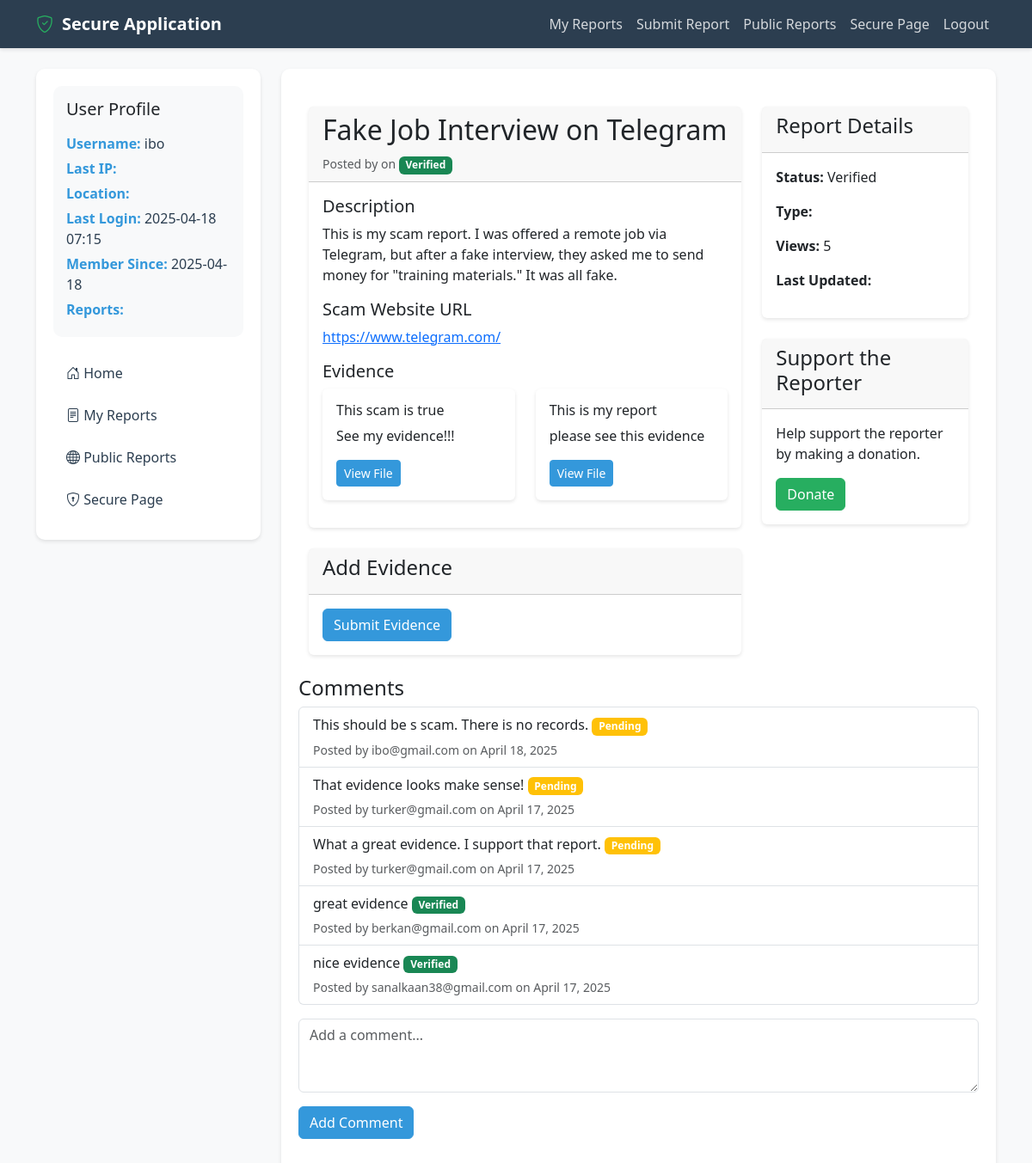
Screenshot of /add-comment/1/ (signed in) with the database file from the repository.
### myapp/models.py (models this page shows, shortened)
class ScamReport(models.Model):
    REPORT_TYPES = [
        ('investment', 'Investment Scam'),
        ('shopping', 'Shopping Scam'),
        ('banking', 'Banking Scam'),
        ('social', 'Social Media Scam'),
        ('other', 'Other')
    ]
    STATUS_CHOICES = [
        ('pending', 'Pending'),
        ('verified', 'Verified'),
        ('rejected', 'Rejected')
    ]
    reporter = models.ForeignKey(
        User,
        on_delete=models.SET_NULL,
        null=True,
        related_name='submitted_reports',
        help_text='User who submitted this report'
    )
    report_type = models.CharField(max_length=20, choices=REPORT_TYPES)
    title = models.CharField(max_length=200)
    description = models.TextField()
    scam_url = models.URLField(blank=True, null=True)
    domain_age = models.CharField(max_length=100, blank=True, null=True)
    domain_registrar = models.CharField(max_length=200, blank=True, null=True)
    domain_country = models.CharField(max_length=100, blank=True, null=True)
    is_blacklisted = models.BooleanField(default=False)
    blacklist_details = models.TextField(blank=True, null=True)
    status = models.CharField(max_length=20, choices=STATUS_CHOICES, default='pending')
    is_public = models.BooleanField(default=True)
    submission_date = models.DateTimeField(auto_now_add=True)
    last_updated = models.DateTimeField(auto_now=True)
    view_count = models.IntegerField(default=0)
    is_flagged = models.BooleanField(default=False)
    flag_reason = models.TextField(blank=True, null=True)
    flagged_by = models.ForeignKey(User, on_delete=models.SET_NULL, null=True, blank=True, related_name='flagged_reports')
    verified_by = models.ForeignKey(User, on_delete=models.SET_NULL, null=True, blank=True, related_name='verified_reports')
    verification_date = models.DateTimeField(null=True, blank=True)
    views = models.IntegerField(default=0)
    class Meta:
        ordering = ['-submission_date']
        verbose_name = 'Scam Report'
        verbose_name_plural = 'Scam Reports'

class ReportEvidence(models.Model):
    report = models.ForeignKey(ScamReport, on_delete=models.CASCADE, related_name='evidence')
    user = models.ForeignKey(User, on_delete=models.CASCADE)
    title = models.CharField(max_length=200)
    description = models.TextField()
    file = models.FileField(upload_to='evidence/')
    uploaded_at = models.DateTimeField(auto_now_add=True)
    is_verified = models.BooleanField(default=False)
    verified_by = models.ForeignKey(
        User,
        on_delete=models.SET_NULL,
        null=True,
        blank=True,
        related_name='verified_evidence'
    )
    verification_date = models.DateTimeField(null=True, blank=True)
    class Meta:
        ordering = ['-uploaded_at']

class ReportComment(models.Model):
    report = models.ForeignKey(ScamReport, on_delete=models.CASCADE, related_name='comments')
    user = models.ForeignKey(User, on_delete=models.CASCADE)
    content = models.TextField()
    created_at = models.DateTimeField(auto_now_add=True)
    is_verified = models.BooleanField(default=False)
    verified_by = models.ForeignKey(
        User,
        on_delete=models.SET_NULL,
        null=True,
        blank=True,
        related_name='verified_comments'
    )
    verification_date = models.DateTimeField(null=True, blank=True)
    class Meta:
        ordering = ['-created_at']

### myapp/views.py (the view)
# urls.py: path('add-comment/<int:report_id>/', views.add_comment, name='add_comment'),
@login_required
def add_comment(request, report_id):
    report = get_object_or_404(ScamReport, id=report_id)
    if request.method == 'POST':
        form = CommentForm(request.POST)
        if form.is_valid():
            comment = form.save(commit=False)
            comment.report = report
            comment.user = request.user
            comment.save()
            messages.success(request, 'Your comments has been added successfully.')
            return redirect('view_report', report_id=report.id)
    else:
        form = CommentForm()
    return render(request, 'view_report.html', {'report': report, 'comment_form': form})

### myapp/forms.py
class CommentForm(forms.ModelForm):
    class Meta:
        model = ReportComment
        fields = ['content']
        labels = {
            'content': 'Comment'
        }
        widgets = {
            'content': forms.Textarea(attrs={'rows': 3, 'class': 'form-control'})
        }
    def __init__(self, *args, **kwargs):
        super().__init__(*args, **kwargs)
        self.helper = FormHelper()
        self.helper.layout = Layout(
            Field('content'),
            ButtonHolder(
                Submit('submit', 'Post Comment', css_class='btn-primary')
            )
        )

### myapp/templates/view_report.html (shortened to what this page needs)
{% extends 'base.html' %}
{% load crispy_forms_tags %}
{% block content %}
<div class="container mt-4">
    <div class="row">
        <div class="col-md-8">
            <div class="card mb-4">
                <div class="card-header">
                    <h2>{{ report.title }}</h2>
                    <div class="text-muted">
                        <small>Posted by {{ report.user.email }} on {{ report.created_at|date:"F d, Y" }}</small>
                        <span class="badge {% if report.status == 'verified' %}bg-success{% elif report.status == 'pending' %}bg-warning{% else %}bg-danger{% endif %}">
                            {{ report.get_status_display }}
                        </span>
                    </div>
                </div>
                <div class="card-body">
                    <h5>Description</h5>
                    <p>{{ report.description }}</p>
                    <h5>Scam Website URL</h5>
                    <p><a href="{{ report.scam_url }}" target="_blank">{{ report.scam_url }}</a></p>
                    <h5>Evidence</h5>
                    {% if report.evidence.all %}
                        <div class="row">
                            {% for evidence in report.evidence.all %}
                            <div class="col-md-6 mb-3">
                                <div class="card">
                                    <div class="card-body">
                                        <h6>{{ evidence.title }}</h6>
                                        <p>{{ evidence.description }}</p>
                                        {% if evidence.file %}
                                        <a href="{{ evidence.file.url }}" class="btn btn-sm btn-primary" target="_blank">View File</a>
                                        {% endif %}
                                    </div>
                                </div>
                            </div>
                            {% endfor %}
                        </div>
                    {% else %}
                        <p>No evidence provided.</p>
                    {% endif %}
                </div>
            </div>
            {% if user.is_authenticated %}
            <div class="card mb-4">
                <div class="card-header">
                    <h4>Add Evidence</h4>
                </div>
                <div class="card-body">
                    <form method="post" enctype="multipart/form-data">
                        <button type="submit" class="btn btn-primary">Submit Evidence</button>
                    </form>
                </div>
            </div>
            {% endif %}
        </div>
        <div class="col-md-4">
            <div class="card mb-4">
                <div class="card-header">
                    <h4>Report Details</h4>
                </div>
                <div class="card-body">
                    <p><strong>Status:</strong> {{ report.get_status_display }}</p>
                    <p><strong>Type:</strong> {{ report.get_type_display }}</p>
                    <p><strong>Views:</strong> {{ report.views }}</p>
                    <p><strong>Last Updated:</strong> {{ report.updated_at|date:"F d, Y" }}</p>
                </div>
            </div>
            {% if user.is_authenticated %}
            <div class="card mb-4">
                <div class="card-header">
                    <h4>Support the Reporter</h4>
                </div>
                <div class="card-body">
                    <p>Help support the reporter by making a donation.</p>
                    <a href="{% url 'donate' report.id %}" class="btn btn-success btn-block">Donate</a>
                </div>
            </div>
            {% else %}
            <div class="card mb-4">
                <div class="card-body">
                    <p>Please <a href="{% url 'login' %}">log in</a> to support the reporter.</p>
                </div>
            </div>
            {% endif %}
        </div>
    </div>
</div>
<div class="comments-section mb-4">
    <h4>Comments</h4>
    {% if report.comments.all %}
        <div class="list-group">
            {% for comment in report.comments.all %}
                <div class="list-group-item">
                    <div class="d-flex justify-content-between align-items-center">
                        <div>
                            <p class="mb-1">
                                {{ comment.content }}
                                {% if comment.is_verified %}
                                    <span class="badge bg-success">Verified</span>
                                {% else %}
                                    <span class="badge bg-warning">Pending</span>
                                {% endif %}
                            </p>
                            <small class="text-muted">Posted by {{ comment.user.email }} on {{ comment.created_at|date:"F d, Y" }}</small>
                        </div>
                    </div>
                </div>
            {% endfor %}
        </div>
    {% else %}
        <p class="text-muted">No comments yet.</p>
    {% endif %}
    {% if user.is_authenticated %}
        <form method="post" action="{% url 'add_comment' report.id %}" class="mt-3">
            <div class="mb-3">
                <textarea class="form-control" name="content" rows="3" placeholder="Add a comment..." required></textarea>
            </div>
            <button type="submit" class="btn btn-primary">Add Comment</button>
        </form>
    {% else %}
        <p class="mt-3">Please <a href="{% url 'login' %}">log in</a> to add a comment.</p>
    {% endif %}
</div>
{% endblock %}

### myapp/templates/base.html (shortened to what this page needs)
{% load static %}
<!DOCTYPE html>
<html lang="en">
<head>
    <link href="https://cdn.jsdelivr.net/npm/bootstrap@5.3.0/dist/css/bootstrap.min.css" rel="stylesheet">
    <link rel="stylesheet" href="https://cdn.jsdelivr.net/npm/bootstrap-icons@1.11.0/font/bootstrap-icons.css">
</head>
<body>
    <nav class="navbar navbar-expand-lg navbar-dark">
        <div class="container">
            <a class="navbar-brand" href="{% url 'home' %}">
                <i class="bi bi-shield-check"></i>
                Secure Application
            </a>
            <div class="collapse navbar-collapse" id="navbarNav">
                <ul class="navbar-nav ms-auto">
                    {% if user.is_authenticated %}
                        <li class="nav-item">
                            <a class="nav-link" href="{% url 'my_reports' %}">My Reports</a>
                        </li>
                        <li class="nav-item">
                            <a class="nav-link" href="{% url 'submit_report' %}">Submit Report</a>
                        </li>
                        <li class="nav-item">
                            <a class="nav-link" href="{% url 'public_reports' %}">Public Reports</a>
                        </li>
                        <li class="nav-item">
                            <a class="nav-link" href="{% url 'secure_page' %}">Secure Page</a>
                        </li>
                        <li class="nav-item">
                            <a class="nav-link" href="{% url 'logout' %}">Logout</a>
                        </li>
                    {% endif %}
                </ul>
            </div>
        </div>
    </nav>
    <div class="container mt-4">
        <div class="row">
            {% if user.is_authenticated %}
            <div class="col-md-3">
                <div class="sidebar">
                    <div class="user-info">
                        <h5 class="mb-3">User Profile</h5>
                        <p><strong>Username:</strong> {{ user.username }}</p>
                        <p><strong>Last IP:</strong> {{ user.last_ip }}</p>
                        <p><strong>Location:</strong> {{ user.location }}</p>
                        <p><strong>Last Login:</strong> {{ user.last_login|date:"Y-m-d H:i" }}</p>
                        <p><strong>Member Since:</strong> {{ user.date_joined|date:"Y-m-d" }}</p>
                        <p><strong>Reports:</strong> {{ user.report_count }}</p>
                    </div>
                    <nav class="nav flex-column">
                        <a class="nav-link {% if request.resolver_match.url_name == 'home' %}active{% endif %}" href="{% url 'home' %}">
                            <i class="bi bi-house-door"></i> Home
                        </a>
                        <a class="nav-link {% if request.resolver_match.url_name == 'my_reports' %}active{% endif %}" href="{% url 'my_reports' %}">
                            <i class="bi bi-file-text"></i> My Reports
                        </a>
                        <a class="nav-link {% if request.resolver_match.url_name == 'public_reports' %}active{% endif %}" href="{% url 'public_reports' %}">
                            <i class="bi bi-globe"></i> Public Reports
                        </a>
                        <a class="nav-link {% if request.resolver_match.url_name == 'secure_page' %}active{% endif %}" href="{% url 'secure_page' %}">
                            <i class="bi bi-shield-lock"></i> Secure Page
                        </a>
                    </nav>
                </div>
            </div>
            {% endif %}
            <div class="{% if user.is_authenticated %}col-md-9{% else %}col-md-12{% endif %}">
                <div class="main-content">
                    {% block content %}
                    {% endblock %}
                </div>
            </div>
        </div>
    </div>
</body>
</html>

### myapp/templates/base.html (style rules this page uses)
:root { --primary-color: #2c3e50; --secondary-color: #3498db; --accent-color: #e74c3c; --success-color: #27ae60; --warning-color: #f39c12; --danger-color: #c0392b; --light-bg: #f8f9fa; --dark-bg: #2c3e50; }
body { background-color: var(--light-bg); font-family: 'Segoe UI', Tahoma, Geneva, Verdana, sans-serif; }
.navbar { background-color: var(--primary-color); box-shadow: 0 2px 4px rgba(0,0,0,0.1); }
.navbar-brand { color: white !important; font-weight: bold; display: flex; align-items: center; gap: 10px; }
.navbar-brand i { color: var(--success-color); }
.nav-link { color: rgba(255,255,255,0.8) !important; transition: color 0.3s ease; }
.btn-primary { background-color: var(--secondary-color); border-color: var(--secondary-color); }
.btn-success { background-color: var(--success-color); border-color: var(--success-color); }
.card { border: none; box-shadow: 0 2px 4px rgba(0,0,0,0.1); transition: transform 0.3s ease; }
.sidebar { background-color: white; border-radius: 10px; box-shadow: 0 2px 4px rgba(0,0,0,0.1); padding: 20px; }
.sidebar .nav-link { color: var(--primary-color) !important; padding: 10px 15px; border-radius: 5px; margin-bottom: 5px; transition: all 0.3s ease; }
.user-info { background-color: var(--light-bg); border-radius: 10px; padding: 15px; margin-bottom: 20px; }
.user-info p { margin-bottom: 5px; color: var(--primary-color); }
.user-info strong { color: var(--secondary-color); }
.main-content { background-color: white; border-radius: 10px; box-shadow: 0 2px 4px rgba(0,0,0,0.1); padding: 20px; }

### rows the page displays
ScamReport: title "Fake Job Interview on Telegram", status "Verified", description "This is my scam report. I was offered a remote job via Telegram, but after a fake interview, they asked me to send money for \"training materials.\" It was all fake.", scam_url "https://www.telegram.com/", views "5"
ReportEvidence: title "This scam is true", description "See my evidence!!!"
ReportEvidence: title "This is my report", description "please see this evidence"
ReportComment: content "This should be s scam. There is no records.", is_verified "Pending", user.email "ibo@gmail.com", created_at "April 18, 2025"
ReportComment: content "That evidence looks make sense!", is_verified "Pending", user.email "turker@gmail.com", created_at "April 17, 2025"
ReportComment: content "What a great evidence. I support that report.", is_verified "Pending", user.email "turker@gmail.com", created_at "April 17, 2025"
ReportComment: content "great evidence", is_verified "Verified", user.email "berkan@gmail.com", created_at "April 17, 2025"
ReportComment: content "nice evidence", is_verified "Verified", user.email "sanalkaan38@gmail.com", created_at "April 17, 2025"

### other values shown
{{ user.username }} "ibo"
{{ user.last_login|date:"Y-m-d H:i" }} "2025-04-18 07:15"
{{ user.date_joined|date:"Y-m-d" }} "2025-04-18"
